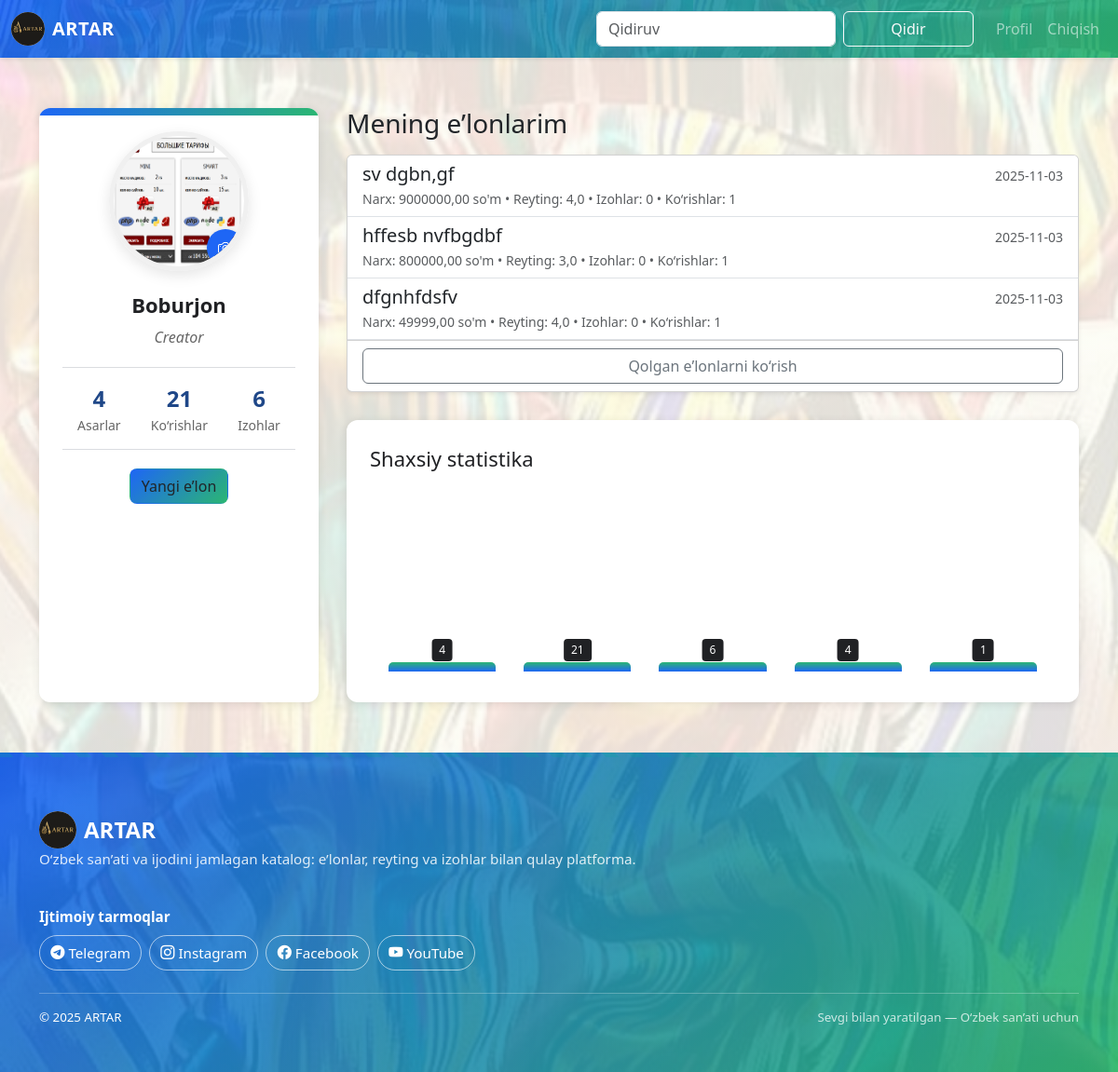
Before: /accounts/dashboard/ (signed in) with the older database file.
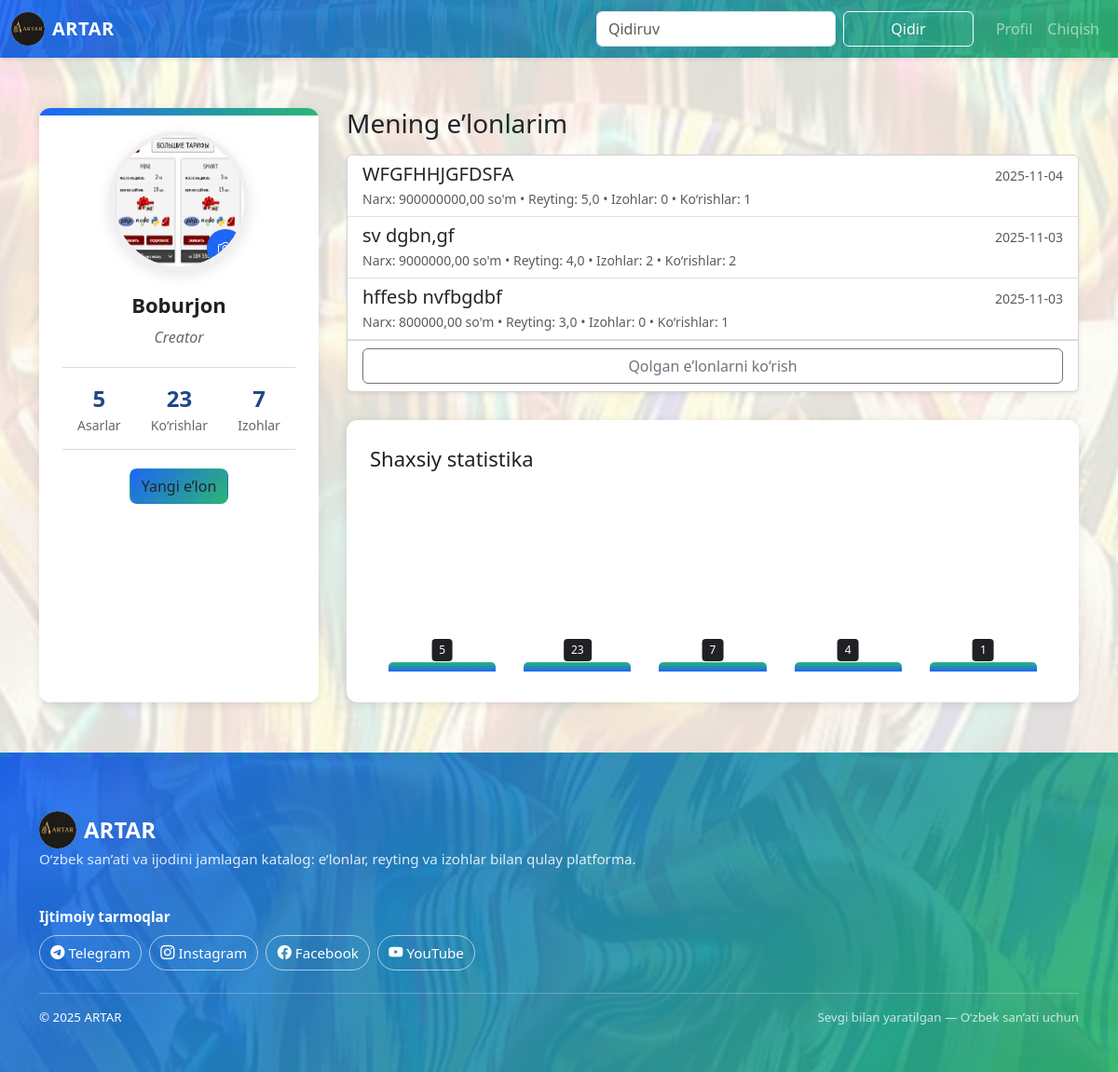
After: the same page with the newer database file.
### catalog/models.py (models this page shows, shortened)
class Artwork(models.Model):
    author = models.ForeignKey(User, on_delete=models.CASCADE, related_name='artworks')
    title = models.CharField(max_length=200)
    slug = models.SlugField(max_length=220, unique=True, blank=True)
    description = models.TextField(blank=True)
    price = models.DecimalField(max_digits=12, decimal_places=2, validators=[MinValueValidator(0)])
    contact = models.CharField(max_length=255)
    category = models.ForeignKey(Category, on_delete=models.SET_NULL, null=True, related_name='artworks')
    created = models.DateTimeField(auto_now_add=True)
    updated = models.DateTimeField(auto_now=True)
    class Meta:
        ordering = ['-created']
        indexes = [models.Index(fields=['slug'])]

### accounts/views.py (the view)
# urls.py: path('dashboard/', views.dashboard, name='dashboard'),
@login_required
def dashboard(request):
    arts = (
        Artwork.objects.filter(author=request.user)
        .annotate(
            views_count=Count('views'),
            avg_rating=Avg('ratings__value'),
            comments_count=Count('comments'),
        )
        .select_related('category')
        .prefetch_related('images')
        .order_by('-created')
    )
    comments = (
        Comment.objects.filter(artwork__author=request.user)
        .select_related('user', 'artwork')
        .order_by('-created')[:20]
    )
    total_arts = arts.count()
    total_comments = comments.count()
    total_views = arts.aggregate(s=Sum('views_count'))['s'] or 0
    metrics = [
        ("Asarlar", total_arts),
        ("Ko‘rishlar", total_views),
        ("Izohlar", total_comments),
        ("Reytinglar", int(arts.aggregate(r=Avg('avg_rating'))['r'] or 0)),
        ("Kategoriyalar", arts.values('category').distinct().count()),
    ]
    max_val = max([v for _, v in metrics] + [1])
    stats_bars = [{
        'label': label,
        'value': value,
        'percent': int((value / max_val) * 100) if max_val else 0
    } for label, value in metrics]
    ctx = {
        'arts': arts,
        'comments': comments,
        'total_arts': total_arts,
        'total_comments': total_comments,
        'total_views': total_views,
        'stats_bars': stats_bars,
    }
    return render(request, 'accounts/dashboard.html', ctx)

### catalog/context_processors.py (called while the page is built)
def nav_categories(request):
    return {"nav_categories": Category.objects.all()}

### templates/accounts/dashboard.html (shortened to what this page needs)
{% extends 'base.html' %}
{% block content %}
<div class="main-content profile-grid">
  <div class="profile-card">
    <div class="avatar-container">
      {% if user.profile.avatar %}
        <img src="{{ user.profile.avatar.url }}" alt="avatar" class="avatar-placeholder">
      {% else %}
        <div class="avatar-placeholder"><span class="bi bi-person" style="font-size:3rem;"></span></div>
      {% endif %}
      <a href="{% url 'accounts:profile_edit' %}" class="avatar-upload"><span class="bi bi-camera"></span></a>
    </div>
    <div class="username">{{ user.username }}</div>
    <div class="user-bio">{{ user.profile.bio|default:"Bio yozilmagan" }}</div>
    <div class="profile-stats">
      <div class="stat">
        <div class="stat-value">{{ total_arts }}</div>
        <div class="stat-label">Asarlar</div>
      </div>
      <div class="stat">
        <div class="stat-value">{{ total_views }}</div>
        <div class="stat-label">Ko‘rishlar</div>
      </div>
      <div class="stat">
        <div class="stat-value">{{ total_comments }}</div>
        <div class="stat-label">Izohlar</div>
      </div>
    </div>
    <div class="profile-actions">
      <a href="{% url 'catalog:create' %}" class="btn">Yangi e’lon</a>
    </div>
  </div>
  <div>
    <h3 class="mb-3">Mening e’lonlarim</h3>
    <div class="card shadow-sm mb-3">
      <div class="list-group list-group-flush">
        {% for art in arts|slice:":3" %}
        <a class="list-group-item list-group-item-action" href="{% url 'catalog:detail' art.slug %}">
          <div class="d-flex w-100 justify-content-between align-items-center">
            <h5 class="mb-1">{{ art.title }}</h5>
            <small class="text-muted">{{ art.created|date:"Y-m-d" }}</small>
          </div>
          <div class="small text-muted">Narx: {{ art.price }} so'm • Reyting: {{ art.avg_rating|default:0|floatformat:1 }} • Izohlar: {{ art.comments_count }} • Ko‘rishlar: {{ art.views_count }}</div>
        </a>
        {% endfor %}
      </div>
      {% if arts|length > 3 %}
      <div class="card-footer bg-transparent">
        <button class="btn btn-outline-secondary w-100" data-bs-toggle="collapse" data-bs-target="#moreArts" aria-expanded="false" aria-controls="moreArts">Qolgan e’lonlarni ko‘rish</button>
      </div>
      {% endif %}
    </div>
    <div class="stats-section">
      <div class="stats-title">Shaxsiy statistika</div>
      <div class="chart">
        {% for b in stats_bars %}
        <div class="chart-bar" data-label="{{ b.label }}" style="height: {{ b.percent }}%;">
          <div class="chart-value">{{ b.value }}</div>
        </div>
        {% endfor %}
      </div>
    </div>
    </div>
  </div>
{% endblock %}
{% load static qparams %}
{% user_listing_stats request.user as stats %}
      {% url 'catalog:create' as create_url_fallback %}
      {% url 'accounts:profile_edit' as profile_edit_url_fallback %}

Changed rows visible on the page:
no longer on this page (row unchanged): Artwork: title "dfgnhfdsfv", created "2025-11-03", price "49999,00", avg_rating "4,0", comments_count "0", views_count "1"
added Artwork: title "WFGFHHJGFDSFA", created "2025-11-04", price "900000000,00", avg_rating "5,0", comments_count "0", views_count "1"
computed for Artwork "sv dgbn,gf": comments_count "0" → "2"; views_count "1" → "2"
Other visible differences:
{{ total_arts }}: "4" → "5"
{{ total_views }}: "21" → "23"
{{ total_comments }}: "6" → "7"
new list line: "5"
new list line: "23"
new list line: "7"
list line gone: "21"
list line gone: "6"
list line gone: "4"
